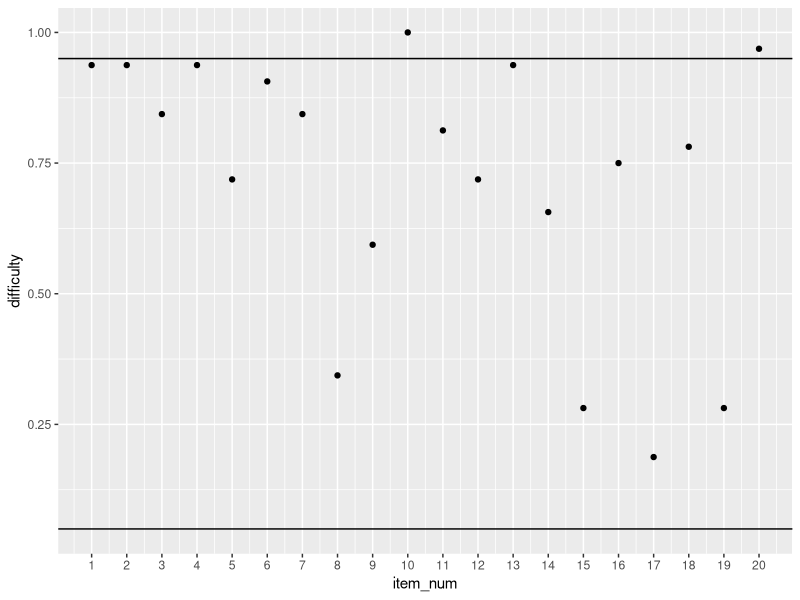

Recreate this plot in R.
library(tidyverse)

q1 <- read_csv("Q1.csv")

str(q1)

q1 %>% 
  select(matches("Score")) %>% 
  select(-(1:2)) %>% 
  mutate(resp = 1:nrow(q1)) %>% 
  set_names(c(paste0("q1_", c(1:15, rep(16, 4), 17:19, rep(20, 4))), "resp")) %>% 
  pivot_longer(cols = -resp,
               names_to = "item",
               values_to = "raw_score") %>% 
  mutate(raw_score = str_extract_all(raw_score, "\\d\\.\\d{2}") %>% 
           unlist() %>% as.numeric()) %>% 
  group_by(resp, item) %>% 
  summarise(score = sum(raw_score)) %>% 
  mutate(max_score = ifelse(str_detect(item, "_16|_20"), 4, 1),
         item_num = str_extract_all(item, "\\d{1,2}$") %>% 
           unlist() %>% 
           as.integer(),
         scaled_score = score / max_score) %>% 
  ungroup() %>% 
  group_by(item_num) %>% 
  summarise(difficulty = mean(scaled_score)) %>% 
  ggplot(aes(item_num, difficulty)) +
  geom_point() +
  scale_x_continuous(breaks = 1:20) +
  geom_hline(yintercept = c(.05, .95))


